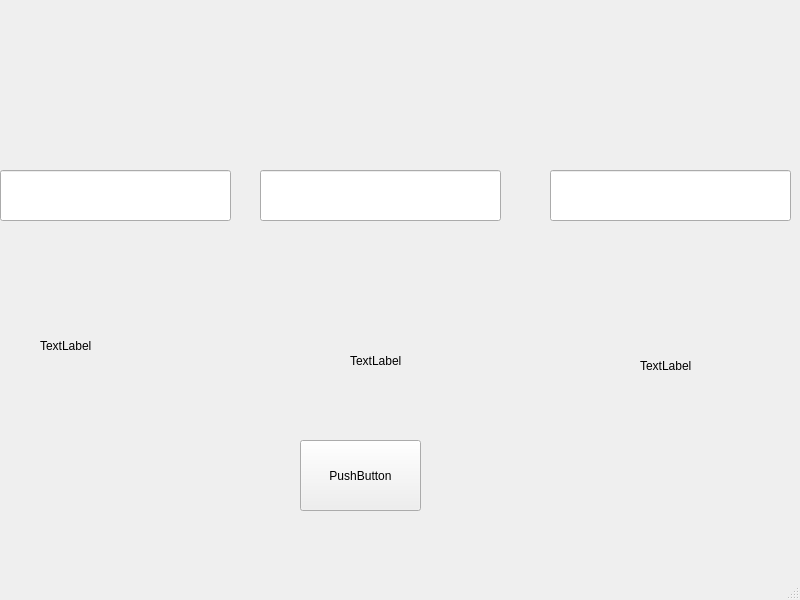
<?xml version="1.0" encoding="UTF-8"?>
<ui version="4.0">
 <class>test</class>
 <widget class="QMainWindow" name="test">
  <property name="geometry">
   <rect>
    <x>0</x>
    <y>0</y>
    <width>800</width>
    <height>600</height>
   </rect>
  </property>
  <property name="windowTitle">
   <string>MainWindow</string>
  </property>
  <widget class="QWidget" name="centralwidget">
   <widget class="QLabel" name="name">
    <property name="geometry">
     <rect>
      <x>40</x>
      <y>300</y>
      <width>121</width>
      <height>91</height>
     </rect>
    </property>
    <property name="text">
     <string>TextLabel</string>
    </property>
   </widget>
   <widget class="QLabel" name="passwd">
    <property name="geometry">
     <rect>
      <x>350</x>
      <y>320</y>
      <width>121</width>
      <height>81</height>
     </rect>
    </property>
    <property name="text">
     <string>TextLabel</string>
    </property>
   </widget>
   <widget class="QLabel" name="label_3">
    <property name="geometry">
     <rect>
      <x>640</x>
      <y>310</y>
      <width>131</width>
      <height>111</height>
     </rect>
    </property>
    <property name="text">
     <string>TextLabel</string>
    </property>
   </widget>
   <widget class="QPushButton" name="pushButton">
    <property name="geometry">
     <rect>
      <x>300</x>
      <y>440</y>
      <width>121</width>
      <height>71</height>
     </rect>
    </property>
    <property name="text">
     <string>PushButton</string>
    </property>
   </widget>
   <widget class="QLineEdit" name="lineEdit_name">
    <property name="geometry">
     <rect>
      <x>0</x>
      <y>170</y>
      <width>231</width>
      <height>51</height>
     </rect>
    </property>
   </widget>
   <widget class="QLineEdit" name="lineEdit_passwd">
    <property name="geometry">
     <rect>
      <x>260</x>
      <y>170</y>
      <width>241</width>
      <height>51</height>
     </rect>
    </property>
   </widget>
   <widget class="QLineEdit" name="lineEdit_rid">
    <property name="geometry">
     <rect>
      <x>550</x>
      <y>170</y>
      <width>241</width>
      <height>51</height>
     </rect>
    </property>
   </widget>
  </widget>
  <widget class="QMenuBar" name="menubar">
   <property name="geometry">
    <rect>
     <x>0</x>
     <y>0</y>
     <width>800</width>
     <height>23</height>
    </rect>
   </property>
  </widget>
  <widget class="QStatusBar" name="statusbar"/>
 </widget>
 <resources/>
 <connections>
  <connection>
   <sender>pushButton</sender>
   <signal>clicked()</signal>
   <receiver>test</receiver>
   <slot>pressButton()</slot>
   <hints>
    <hint type="sourcelabel">
     <x>386</x>
     <y>482</y>
    </hint>
    <hint type="destinationlabel">
     <x>547</x>
     <y>489</y>
    </hint>
   </hints>
  </connection>
 </connections>
 <slots>
  <slot>pressButton()</slot>
 </slots>
</ui>
